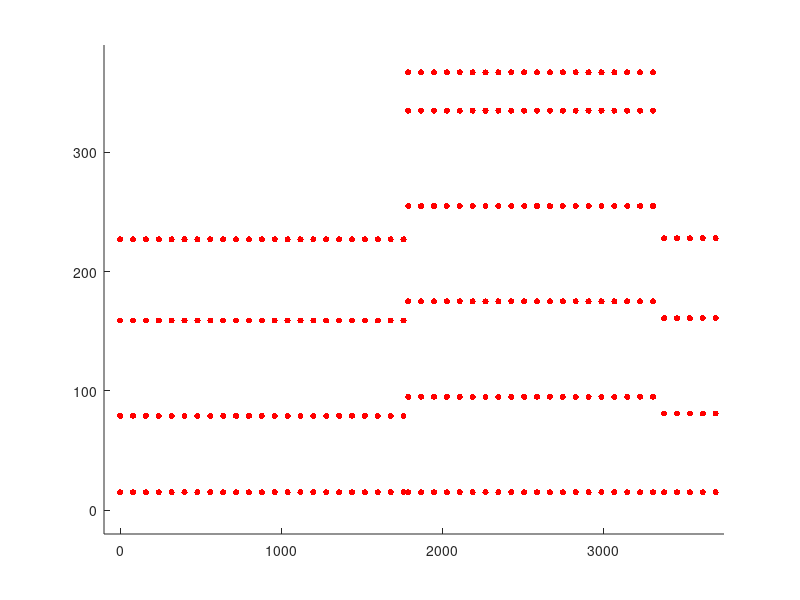

The MATLAB source for this figure:
xpa = [0:80:22*80 0:80:22*80 0:80:22*80 0:80:22*80];
ypa = [15*ones(1,23) 79*ones(1,23) (79+80)*ones(1,23) (79+80+68)*ones(1,23)];
xpb = [(22*80+29):80:(22*80+29+19*80) (22*80+29):80:(22*80+29+19*80) (22*80+29):80:(22*80+29+19*80) (22*80+29):80:(22*80+29+19*80) (22*80+29):80:(22*80+29+19*80) (22*80+29):80:(22*80+29+19*80)];
ypb = [15*ones(1,20) 95*ones(1,20) (95+80)*ones(1,20) (95+80+80)*ones(1,20) (95+80+80+80)*ones(1,20) (95+80+80+80+32)*ones(1,20)];
xpc = [3378:80:(3378+4*80) 3378:80:(3378+4*80) 3378:80:(3378+4*80) 3378:80:(3378+4*80)];
ypc = [15*ones(1,5) 81*ones(1,5) (81+80)*ones(1,5) (81+80+67)*ones(1,5)];
hold on;
scatter(xpa, ypa, 20, 'r', 'fill');
scatter(xpb, ypb, 20, 'r', 'fill');
scatter(xpc, ypc, 20, 'r', 'fill');
axis([-100 3750 -20 390]);